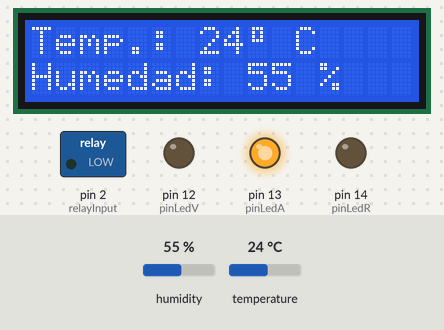
Recording of a sketch running on a simulated Arduino Uno, built with avr-gcc and run on an emulated ATmega328P. Parts: 16×2 character LCD, switched loads named in the sketch (green lamp = pin HIGH), output pins drawn as LEDs (lit = HIGH). The inputs (shaded band) are chosen by the test bench; at power-on: temperature 24 °C, humidity 55 %. What the sketch prints to the serial monitor is not drawn.

Above: at 1.2 s.
1.3 s: temperature set to 26 °C
At 4.0 s:
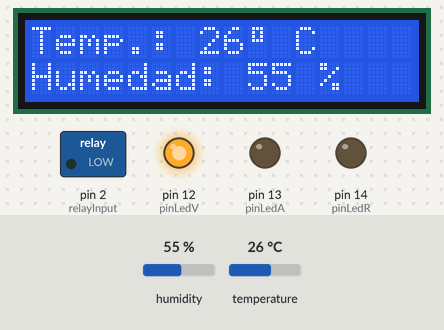
4.3 s: temperature set to 29 °C
At 5.7 s:
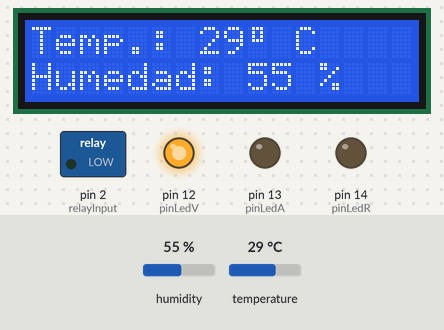
7.3 s: temperature set to 32 °C
At 10.4 s:
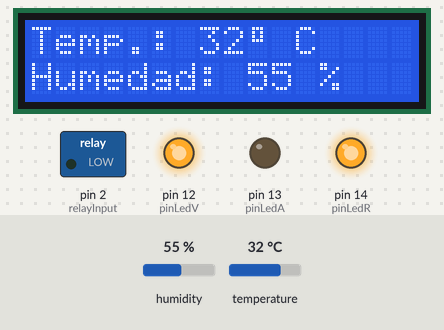
10.8 s: temperature set to 38 °C
At 12.1 s:
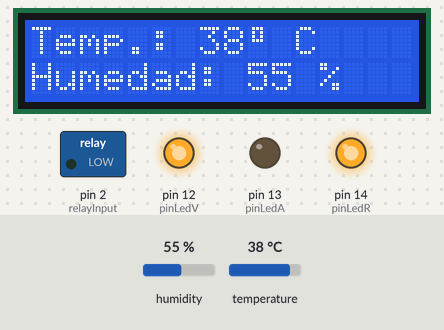
13.8 s: temperature set to 41 °C
At 16.8 s:
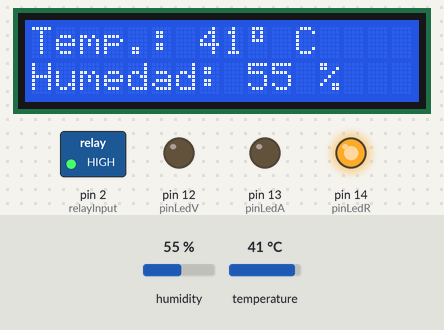
17.3 s: temperature set to 24 °C
At 18.5 s:
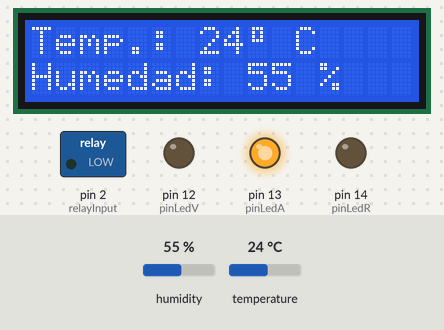
Timing chart, 0 to 20.3 s (numbered marks = the images above; inputs shaded):
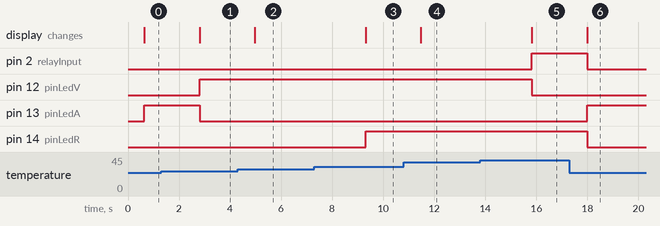

Measured:
- the behaviour switches between 24 and 25 °C on temperature (found by bisection; images 0 and 1)
- the behaviour switches between 30 and 31 °C on temperature (found by bisection; images 2 and 3)
- the behaviour switches between 39 and 40 °C on temperature (found by bisection; images 4 and 5)
- after the input at 1.3 s, pin 12 (pinLedV): LOW → HIGH after 1.5 s; pin 13 (pinLedA): HIGH → LOW after 1.5 s; the display: changes after 1.5 s (image 1)
- after the input at 4.3 s, the display: changes after 0.67 s (image 2)
- after the input at 7.3 s, pin 14 (pinLedR): LOW → HIGH after 2.0 s; the display: changes after 2.0 s (image 3)
- after the input at 10.8 s, the display: changes after 0.68 s (image 4)
- after the input at 13.8 s, pin 2 (relayInput): LOW → HIGH after 2.0 s; pin 12 (pinLedV): HIGH → LOW after 2.0 s; the display: changes after 2.0 s (image 5)
- after the input at 17.3 s, pin 2 (relayInput), pin 14 (pinLedR): HIGH → LOW after 0.69 s; pin 13 (pinLedA): LOW → HIGH after 0.69 s; the display: changes after 0.69 s (image 6)

The sketch:

practica42.ino
```cpp
// Incluimos librerías
#include <DHT.h>
#include <Wire.h>
#include <LiquidCrystal_I2C.h>

//led RGB
int pinLedR = 14;  // pin Rojo del led RGB
int pinLedV = 12;  // pin Verde del led RGB
int pinLedA = 13;   // pin Azul del led RGB

//DHT11
#define DHTPIN 10
#define DHTTYPE DHT11
//inicializacion del DHT
DHT dht(DHTPIN, DHTTYPE);

//PANTALLA LCD
LiquidCrystal_I2C lcd(0x27,16,2);
//byte para crear este simbolo -> °
byte N[8] = {
B01110,
B01010,
B01010,
B01110,
B00000,
B00000,
B00000,
B00000,
};

//RELAY
int relayInput = 2;
int contador = 0;
bool condicion = false;

void setup() {
  Serial.begin(9600);
  dht.begin();
  pinMode(pinLedR, OUTPUT);    // pone el pinLedR como output
  pinMode(pinLedV, OUTPUT);    // pone el pinLedV como output
  pinMode(pinLedA, OUTPUT);    // pone el pinLedA como output
  pinMode(relayInput, OUTPUT);
  lcd.init();
  lcd.backlight();
  lcd.print("Hola,iniciando");
}

void loop() {
  delay(500);
  float h = dht.readHumidity();
  float t = dht.readTemperature();
  if (isnan(h) || isnan(t)) {
    Serial.println("Error obteniendo los datos del sensor DHT11");
  lcd.clear();
  lcd.setCursor(0,0);
  lcd.print("Espera un momento");
  lcd.setCursor(0,1);
  lcd.print("No se reciben datos");
    return;
  }
  Serial.print("Humedad: ");
  Serial.print(h);
  Serial.println("%");
  Serial.print("Temperatura: ");
  Serial.print(t);
  Serial.println("°C");
  pantalla(t,h);

  if (t <25)
  {
    //azul
    color(0, 0, 255);
    digitalWrite(relayInput, LOW);
  }

  else if (t >=25 && t<=30)
  {
    //verde
    color(0, 255, 0);
    digitalWrite(relayInput, LOW);
  }
  else if (t>30 && t<40)
  {
    //amarillo
    color(255, 255, 0);
    digitalWrite(relayInput, LOW);

  }
  else if (t>=40)
  {
    //rojo
    color(255, 0, 0);
    digitalWrite(relayInput, HIGH);
  }

}

void pantalla(int temperatura, int humedad)
{
  lcd.clear();
  lcd.createChar (0,N);
  lcd.setCursor(0,0);
  String frase1 = "Temp.: ";
  String frase2 = " C";
  String mensaje = String(frase1 + temperatura);
  lcd.print(mensaje);
  lcd.write(0);
  lcd.print(frase2);

  lcd.setCursor(0,1);
  String frase3 = "Humedad: ";
  String frase4 = " %";
  String mensaje2 = String(frase3 + humedad + frase4);
  lcd.print(mensaje2);
}

void color (int rojo, int verde, int azul) {
  analogWrite(pinLedR, rojo);
  analogWrite(pinLedV, verde);
  analogWrite(pinLedA, azul);
}

bool guardado=false;
```
